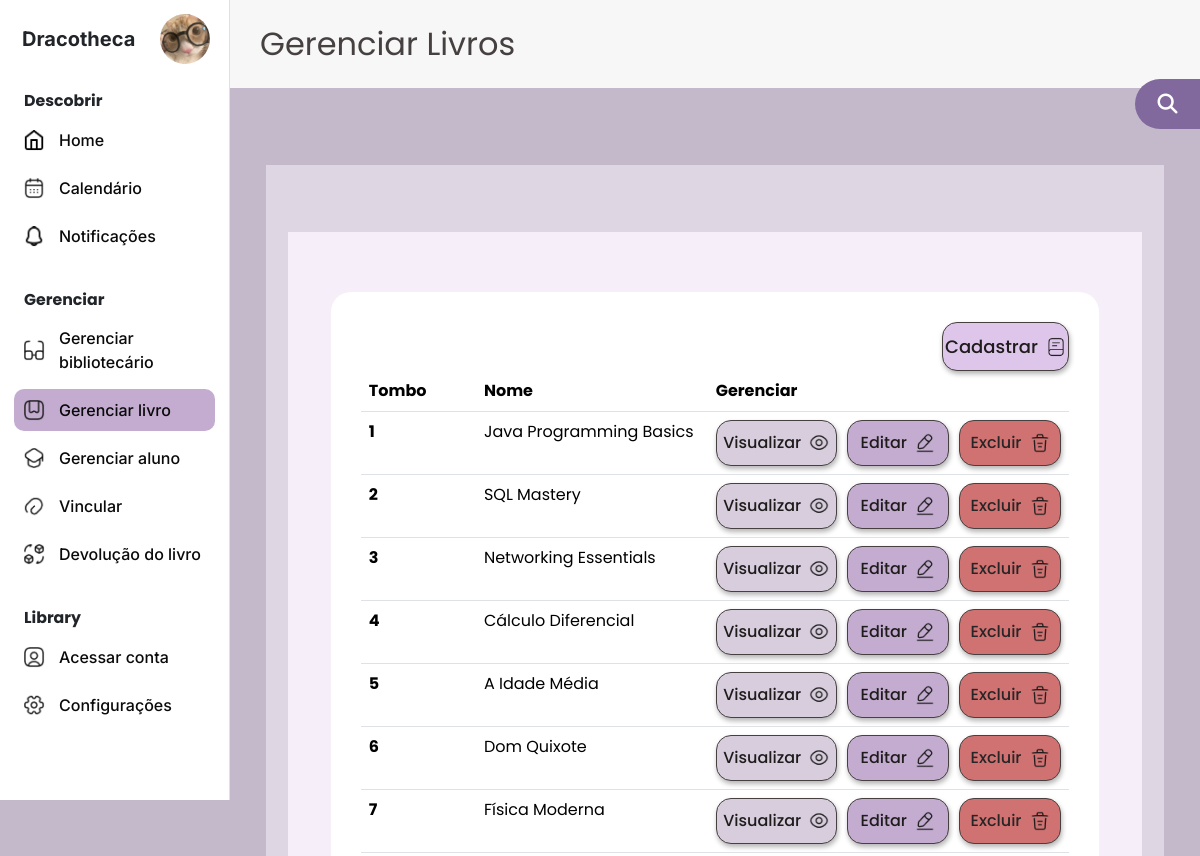
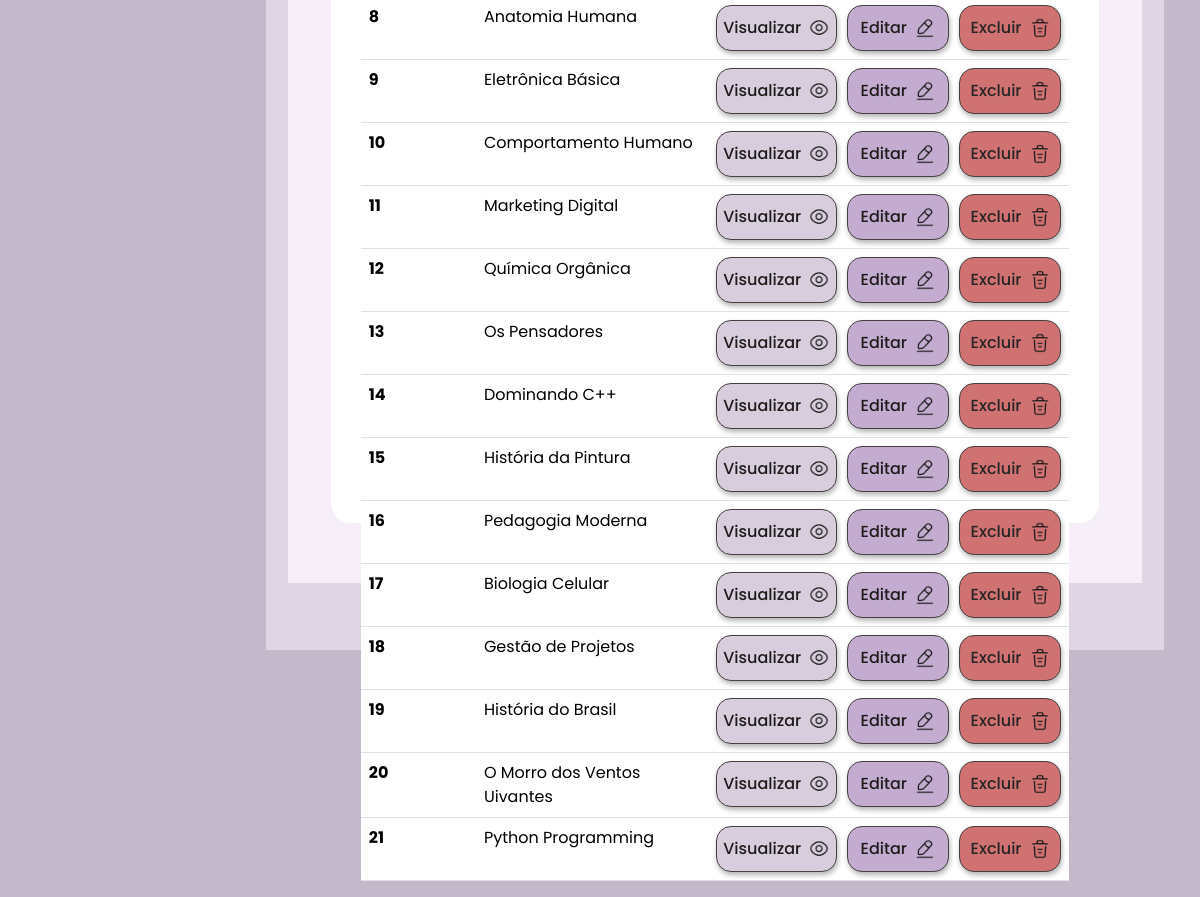
The app's page /Admin/livros.php (signed in) with its own data (2 pictures, top to bottom).
### tables this page shows
CREATE TABLE `livro` (
  `TOMBO_LIV` INT NOT NULL PRIMARY KEY AUTO_INCREMENT,
  `PALAVCHAVE_LIV` VARCHAR(255) NOT NULL,
  `DISPON_LIV` CHAR(20) NOT NULL,
  `STATUS_LIV` CHAR(10) NOT NULL,
  `TITULO_LIV` VARCHAR(50) NOT NULL,
  `DTAQUISICAO_LIV` DATE NOT NULL,
  `TPAQUISICAO_LIV` CHAR(1) NOT NULL,
  `FORNECEDOR_LIV` VARCHAR(50) NOT NULL,
  `VALOR_LIV` DECIMAL(6,2) NOT NULL,
  `GENERO_LIV` VARCHAR(30) NOT NULL,
  `AUTOR_LIV` VARCHAR(70) NOT NULL,
  `EDICAO_LIV` VARCHAR(20) NOT NULL,
  `EDITORA_LIV` VARCHAR(50) NOT NULL,
  `DTLANCAM_LIV` DATE NOT NULL,
  `COMPLEM_LIV` VARCHAR(100) DEFAULT NULL,
  `CURSO_LIV` VARCHAR(50) DEFAULT NULL,
  `OBS_LIV` VARCHAR(100) DEFAULT NULL,
  `FOTO_LIV` VARCHAR(100) DEFAULT NULL
);

### Admin/livros.php (the view, shortened to what this page needs)
<!DOCTYPE html>
<html lang="pt-br">
<head>
    <link rel="stylesheet" href="https://cdnjs.cloudflare.com/ajax/libs/font-awesome/6.6.0/css/all.min.css" />
    <link rel="stylesheet" href="../src/css/bootstrap.min.css">
    <link rel="stylesheet" href="../src/css/livros.css">
    <?php
    include 'conecta_DB.php';
    $search = isset($_GET['search']) ? $_GET['search'] : '';
    if ($search) {
        $query = "SELECT TOMBO_LIV, TITULO_LIV FROM livro WHERE TOMBO_LIV LIKE ? OR TITULO_LIV LIKE ?";
        $stmt = mysqli_prepare($conn, $query);
        $searchTerm = '%' . $search . '%';
        mysqli_stmt_bind_param($stmt, 'ss', $searchTerm, $searchTerm);
    } else {
        $query = "SELECT TOMBO_LIV, TITULO_LIV FROM livro";
        $stmt = mysqli_prepare($conn, $query);
    }
    mysqli_stmt_execute($stmt);
    $result = mysqli_stmt_get_result($stmt);
    $livros = mysqli_fetch_all($result, MYSQLI_ASSOC);
    ?>
</head>
<body>
    <nav class="navbar" id="sidebar">
        <?php include "sidebar.php"; ?>
    </nav>
    <div class="container">
        <div class="titulo">
            <h1>Gerenciar Livros</h1>
        </div>
        <div class="search">
            <button id="open_btn">
                <i id="open_btn_icon" class="fa-solid fa-magnifying-glass"></i>
            </button>
        </div>
        <div class="background1">
            <div class="background2">
                <div class="tabela">
                    <div class="cad">
                        <a href="./cadLivro.php" class="btn cadastrar">
                            Cadastrar <img src="./src/img/icons/cad-livro.png" alt="Cadastrar" class="btn-icon">
                        </a>
                    </div>
                    <div class="table-responsive">
                        <table class="table">
                            <colgroup>
                                <col style="width: 20%;">
                                <col style="width: 40%;">
                                <col style="width: 40%;">
                            </colgroup>
                            <thead>
                                <tr>
                                    <th scope="col">Tombo</th>
                                    <th scope="col">Nome</th>
                                    <th scope="col">Gerenciar</th>
                                </tr>
                            </thead>
                            <tbody>
                                <?php foreach ($livros as $livro): ?>
                                    <tr>
                                        <th scope="row"><?php echo $livro['TOMBO_LIV']; ?></th>
                                        <td><?php echo $livro['TITULO_LIV']; ?></td>
                                        <td>
                                            <div class="btns">
                                                <a href="./gerLivro.php?id=<?php echo $livro['TOMBO_LIV']; ?>"
                                                    class="btn visualizar">
                                                    Visualizar <img src="./src/img/icons/eye.png" alt="Visualizar"
                                                        class="btn-icon">
                                                </a>
                                                <a href="./editLivro.php?id=<?php echo $livro['TOMBO_LIV']; ?>"
                                                    class="btn editar">
                                                    Editar <img src="./src/img/icons/edit-2.png" alt="Editar"
                                                        class="btn-icon">
                                                </a>
                                                <button type="button" class="btn excluir" data-bs-toggle="modal"
                                                    data-bs-target="#excluirLivro<?php echo $livro['TOMBO_LIV']; ?>"
                                                    data-id="<?php echo $livro['TOMBO_LIV']; ?>">
                                                    Excluir <img src="./src/img/icons/trash.png" alt="Excluir" class="btn-icon">
                                                </button>
                                            </div>
                                        </td>
                                    </tr>
                                <?php endforeach; ?>
                            </tbody>
                        </table>
                    </div>
                </div>
            </div>
        </div>
    </div>
</body>
</html>

### src/css/livros.css (style rules this page uses)
* { margin: 0; padding: 0; box-sizing: border-box; font-family: 'Poppins', sans-serif; }
body { display: flex; min-height: 100vh; background-color: #C4B9CA !important; }
.search { display: flex !important; margin-top: -79vh !important; position: fixed; right: -500px; width: 565px; transition: transform 0.5s ease; z-index: 1000 !important; }
#open_btn { display: flex; align-items: center; justify-content: center; width: 65px; height: 50px; background-color: #81689D; border: none; cursor: pointer; border-top-left-radius: 30px; border-bottom-left-radius: 30px; position: relative; transition: transform 0.5s ease; }
#open_btn_icon { font-size: 20px; color: #ffffff; }
.titulo { font-family: "Kalam", cursive; font-weight: 400; color: #464040; position: fixed; top: 0; left: 230px; width: calc(100% - 230px); background-color: #F7F7F7; padding: 20px 30px; z-index: 2; border-bottom: 0px hidden; }
.titulo h1 { font-family: Poppins; margin: 0px; }
.container { display: flex; justify-content: center; align-items: center; min-height: calc(100vh - 100px); padding-top: 90px; margin-left: 230px; }
.background1 { display: flex; justify-content: center; align-items: center; width: 95%; height: 90%; background-color: #DFD6E4; }
.background2 { width: 95%; height: 90%; background-color: #F6EFF9; display: flex; justify-content: center; align-items: center; }
.tabela { width: 90%; height: 90%; background-color: #fff; border-radius: 20px; padding: 30px; }
.table-responsive { width: 100%; margin: 0 auto; border-radius: 20px; }
.btns { display: flex; gap: 10px; }
.btn { display: flex; align-items: center; }
.btn-icon { width: 20px; height: auto; margin-left: 8px; }
.excluir, .editar, .visualizar, .cancelar, .cadastrar { font-size: 16px; font-weight: 500; border-radius: 15px; padding: 10px; border: 1px solid #464040; display: flex; align-items: center; justify-content: center; box-shadow: 1px 3px 5px rgba(0, 0, 0, 0.295); }
.visualizar { color: #1f1c1c; background-color: #D7CDDC; width: 35%; }
.excluir { color: #272525; background-color: #D07272; width: 30%; }
.editar { color: #1f1c1c; background-color: #C3ACD0; width: 30%; }
.cad { display: flex; justify-content: flex-end; }
.cadastrar { color: #1f1c1c; font-size: 18px; background-color: #DDC6EA; width: 18%; }

### src/css/index.css (style rules this page uses)
* { margin: 0; padding: 0; box-sizing: border-box; font-family: 'Poppins', sans-serif; }
body { display: flex; min-height: 100vh; background-color: #ffffff; }
h1 { font-family: "Kalam", cursive; font-weight: 400; color: #464040; }
#sidebar { position: fixed; margin: 0; width: 230px; height: 100vh; display: flex; flex-direction: column; justify-content: space-between; background-color: #ffffff; border-right: 1px solid #E0E0E0; z-index: 1000; overflow-y: auto; }
.search { display: flex; margin-top: 6.5vh; position: fixed; right: -500px; width: 565px; transition: transform 0.5s ease; }
#open_btn { display: flex; align-items: center; justify-content: center; width: 65px; height: 50px; background-color: #81689D; border: none; cursor: pointer; border-top-left-radius: 30px; border-bottom-left-radius: 30px; position: relative; transition: transform 0.5s ease; }
#open_btn_icon { font-size: 20px; color: #ffffff; }

### records on screen
livro: TOMBO_LIV "1", TITULO_LIV "Java Programming Basics"
livro: TOMBO_LIV "2", TITULO_LIV "SQL Mastery"
livro: TOMBO_LIV "3", TITULO_LIV "Networking Essentials"
livro: TOMBO_LIV "4", TITULO_LIV "Cálculo Diferencial"
livro: TOMBO_LIV "5", TITULO_LIV "A Idade Média"
livro: TOMBO_LIV "6", TITULO_LIV "Dom Quixote"
livro: TOMBO_LIV "7", TITULO_LIV "Física Moderna"
livro: TOMBO_LIV "8", TITULO_LIV "Anatomia Humana"
livro: TOMBO_LIV "9", TITULO_LIV "Eletrônica Básica"
livro: TOMBO_LIV "10", TITULO_LIV "Comportamento Humano"
livro: TOMBO_LIV "11", TITULO_LIV "Marketing Digital"
livro: TOMBO_LIV "12", TITULO_LIV "Química Orgânica"
livro: TOMBO_LIV "13", TITULO_LIV "Os Pensadores"
livro: TOMBO_LIV "14", TITULO_LIV "Dominando C++"
livro: TOMBO_LIV "15", TITULO_LIV "História da Pintura"
livro: TOMBO_LIV "16", TITULO_LIV "Pedagogia Moderna"
livro: TOMBO_LIV "17", TITULO_LIV "Biologia Celular"
livro: TOMBO_LIV "18", TITULO_LIV "Gestão de Projetos"
livro: TOMBO_LIV "19", TITULO_LIV "História do Brasil"
livro: TOMBO_LIV "20", TITULO_LIV "O Morro dos Ventos Uivantes"
livro: TOMBO_LIV "21", TITULO_LIV "Python Programming"
